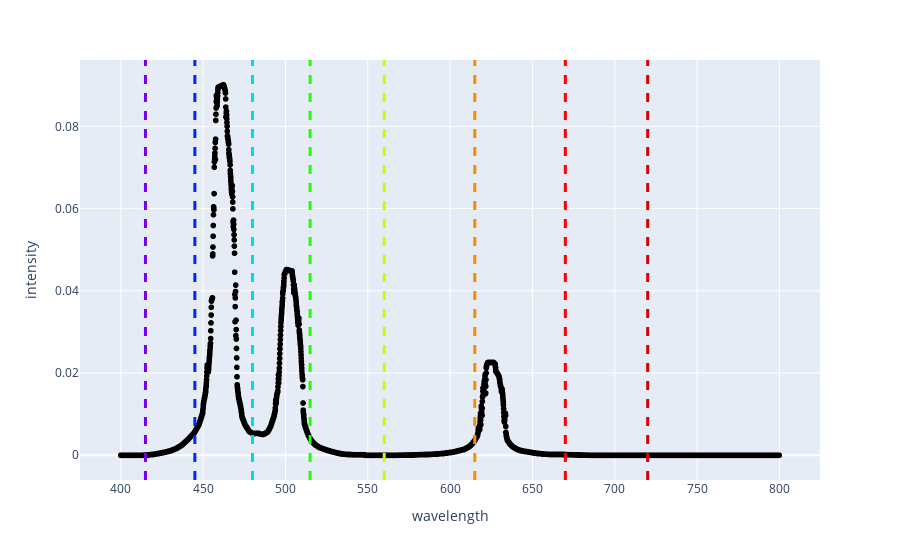

The code cell stored with this chart in its notebook:
### Markdown cell above
Next, we can show where the discrete wavelengths are being sampled.

### Code cell
import plotly.graph_objects as go
fig2 = go.Figure(fig)
[
    fig2.add_vline(x=ch, line_width=3, line_dash="dash", line_color=c)
    for ch, c in zip(sim.channel_wavelengths, sim.channel_hex_colors)
]
fig2

### Figure 1 — Plotly figure (JSON) as saved in the notebook; plotly's stock layout.template omitted (floating-point values rounded to 4 significant figures; data arrays with more than 128 entries replaced by an {"elided": "..."} marker saying what was removed)
{"data": [{"hovertemplate": "wavelength=%{x}<br>intensity=%{y}<extra></extra>", "legendgroup": "", "marker": {"color": "black", "symbol": "circle"}, "mode": "markers", "name": "", "showlegend": false, "type": "scattergl", "x": {"elided": "4000 float values"}, "xaxis": "x", "y": {"elided": "4000 float values"}, "yaxis": "y"}], "layout": {"legend": {"tracegroupgap": 0}, "margin": {"t": 60}, "shapes": [{"line": {"color": "#7600ed", "dash": "dash", "width": 3}, "type": "line", "x0": 415, "x1": 415, "xref": "x", "y0": 0, "y1": 1, "yref": "y domain"}, {"line": {"color": "#0028ff", "dash": "dash", "width": 3}, "type": "line", "x0": 445, "x1": 445, "xref": "x", "y0": 0, "y1": 1, "yref": "y domain"}, {"line": {"color": "#00d5ff", "dash": "dash", "width": 3}, "type": "line", "x0": 480, "x1": 480, "xref": "x", "y0": 0, "y1": 1, "yref": "y domain"}, {"line": {"color": "#1fff00", "dash": "dash", "width": 3}, "type": "line", "x0": 515, "x1": 515, "xref": "x", "y0": 0, "y1": 1, "yref": "y domain"}, {"line": {"color": "#c3ff00", "dash": "dash", "width": 3}, "type": "line", "x0": 560, "x1": 560, "xref": "x", "y0": 0, "y1": 1, "yref": "y domain"}, {"line": {"color": "#ff8900", "dash": "dash", "width": 3}, "type": "line", "x0": 615, "x1": 615, "xref": "x", "y0": 0, "y1": 1, "yref": "y domain"}, {"line": {"color": "#ff0000", "dash": "dash", "width": 3}, "type": "line", "x0": 670, "x1": 670, "xref": "x", "y0": 0, "y1": 1, "yref": "y domain"}, {"line": {"color": "#db0000", "dash": "dash", "width": 3}, "type": "line", "x0": 720, "x1": 720, "xref": "x", "y0": 0, "y1": 1, "yref": "y domain"}], "xaxis": {"anchor": "y", "domain": [0, 1], "title": {"text": "wavelength"}}, "yaxis": {"anchor": "x", "domain": [0, 1], "title": {"text": "intensity"}}}}
